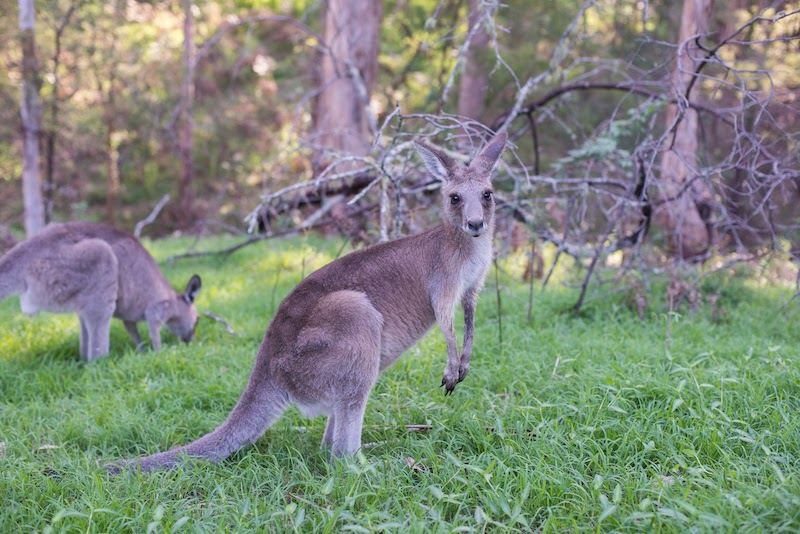
#> input picture Machine learning 2/Additional notebooks-new 1.0/roo.jpg, 800 x 534 px
$ jupyter execute PCA_compress_image.ipynb
#> lines starting #> are read from the running program, lines starting #| are printed output that depends on the picture
### PCA para comprimir imágenes

[cell 1]
#!pip install scikit-image

[cell 2]
import numpy as np
import matplotlib.pyplot as plt
from skimage.io import imread
from sklearn.decomposition import PCA

[cell 3]
# Leer imagen (valores en [0,1])
roo = imread("roo.jpg")[:, :, 1]
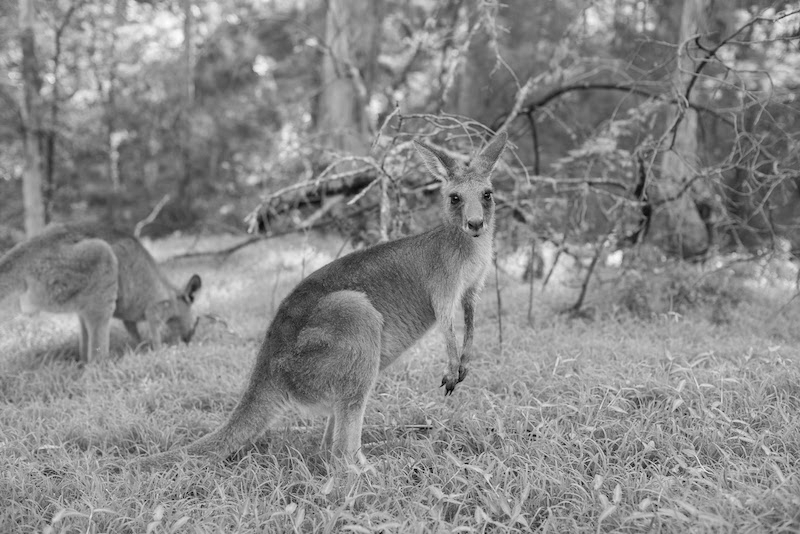
#> roo: shape (534, 800); min 0, max 255, mean 137

print(roo.shape)
#| (534, 800)

[cell 4]
plt.figure()
plt.imshow(roo, cmap='gray')
plt.axis('off')
plt.title("Imagen original")
plt.show()

[cell 5]
corr = np.corrcoef(roo, rowvar=False)
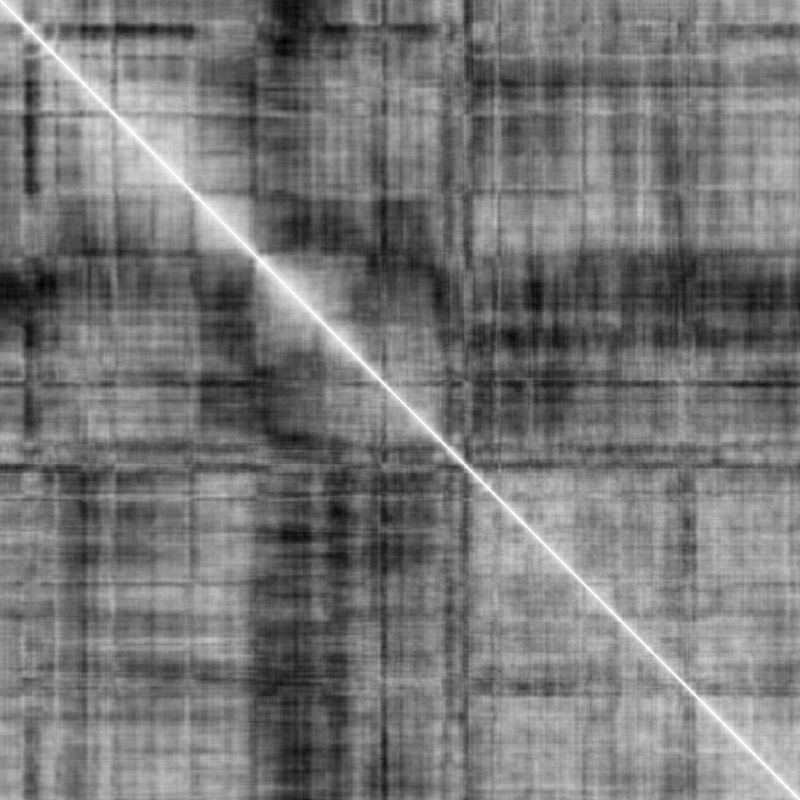
#> corr: shape (800, 800) float64; min -0.577, max 1, mean 0.159; drawn with min black and max white

plt.figure(figsize=(6,5))
plt.imshow(corr, cmap='RdYlGn')
plt.colorbar()
plt.title("Correlación entre columnas")
plt.show()
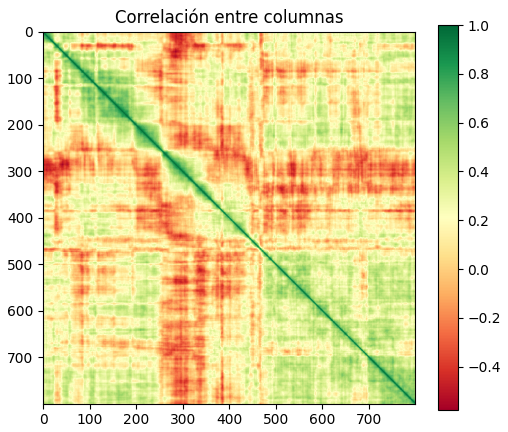
#> figure drawn by matplotlib, 2 panels

[cell 6]
import numpy as np
from matplotlib import pyplot as plt

# Cargar imagen
roo = imread("roo.jpg")[:, :, 1]
image = roo

plt.imshow(image, cmap='gray')
plt.title('Original Image')
plt.show()

# Calcular matriz de covarianza
mean = np.mean(image)
#> mean = 137

normalized_image = image - mean
normalized_image_reshaped = normalized_image.reshape(image.shape)

cov_matrix = np.cov(normalized_image_reshaped, rowvar=False)
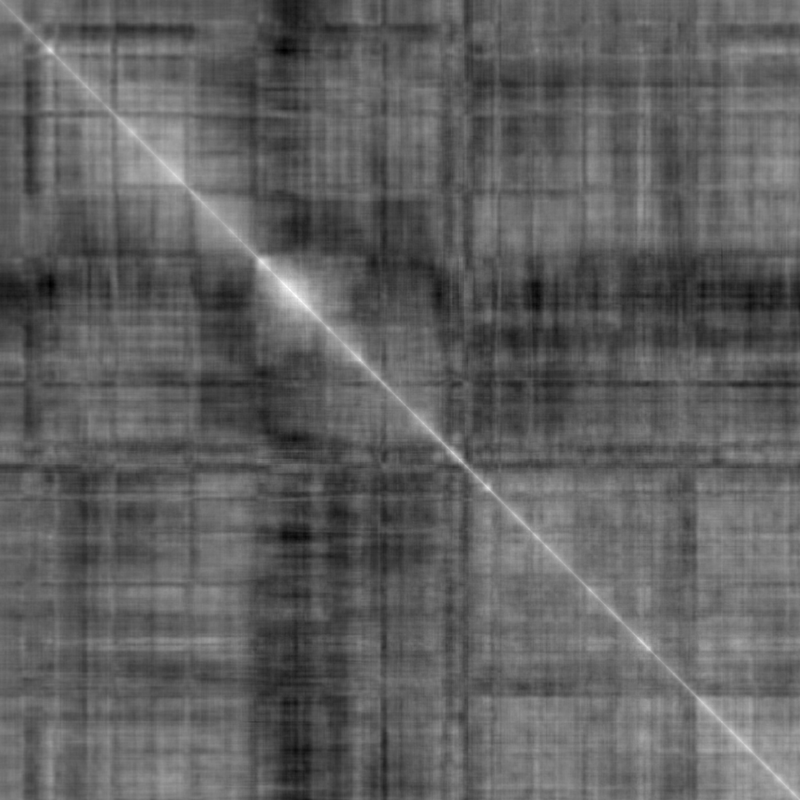
#> cov_matrix: shape (800, 800) float64; min -851.1, max 1861.8, mean 171.3; drawn with min black and max white

# print("Covariance Matrix:\n", cov_matrix)

# Encontrar los Eigenvalues y Eigenvectors
eigenvalues, eigenvectors = np.linalg.eigh(cov_matrix)
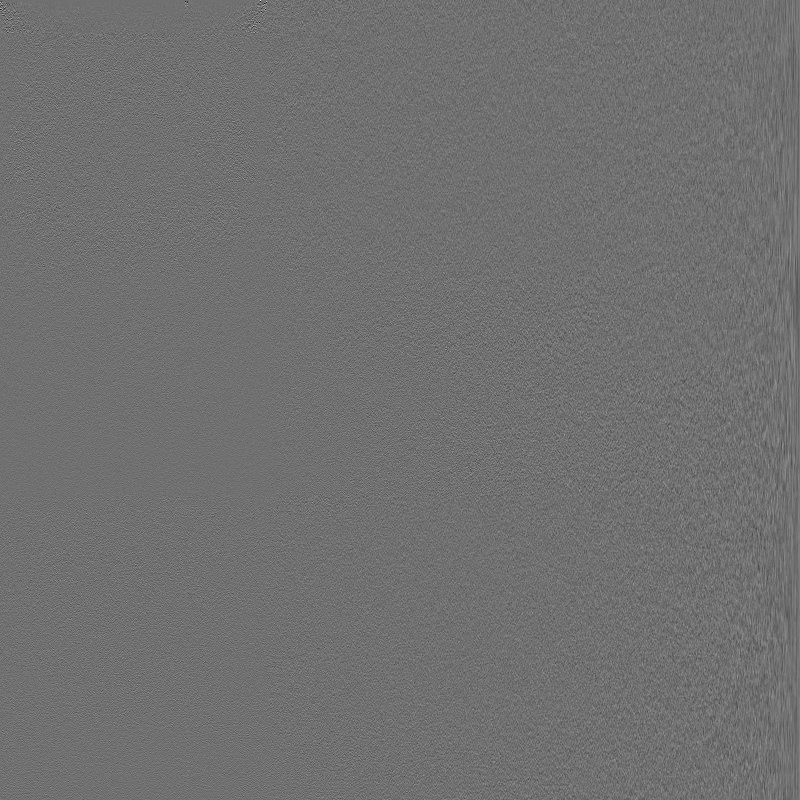
#> eigenvectors: shape (800, 800) float64; min -0.436, max 0.551, mean -3.25e-06; drawn with min black and max white
#> eigenvalues = 800 values from -2.07e-11 to 204533.5
# print("Eigenvalues:\n", eigenvalues)
# print("\nEigenvectors:\n", eigenvectors)

# Ordenar los valores de los eigenvectores y seleccionar las componentes principales
sorted_indices = np.argsort(eigenvalues)[::-1]
#> sorted_indices = 800 values, max 799 at index 0, min 0 at index 799, mean 399.5
sorted_eigenvalues = eigenvalues[sorted_indices]
#> sorted_eigenvalues = 800 values, max 204533.5 at index 0, min -2.07e-11 at index 799, mean 1105.8
sorted_eigenvectors = eigenvectors[:, sorted_indices]

k = 100 # cambiar valor
top_k_eigenvectors = sorted_eigenvectors[:, :k]
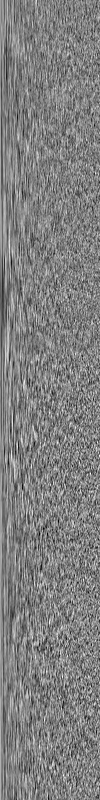
#> top_k_eigenvectors: shape (800, 100) float64; min -0.148, max 0.147, mean 6.05e-05; drawn with min black and max white

# print("Top k Eigenvectors:\n", top_k_eigenvectors)

# Reconstruir la imagen
projected_image = np.dot(normalized_image_reshaped, top_k_eigenvectors)
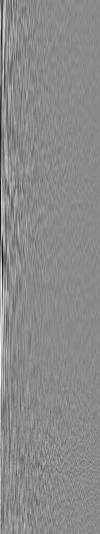
#> projected_image: shape (534, 100) float64; min -889.4, max 748.7, mean 2.1; drawn with min black and max white
reconstructed_image = np.dot(projected_image, top_k_eigenvectors.T) + mean
reconstructed_image = reconstructed_image.reshape(image.shape)

plt.imshow(reconstructed_image, cmap='gray')
plt.title('Reconstructed Image')
plt.show()
